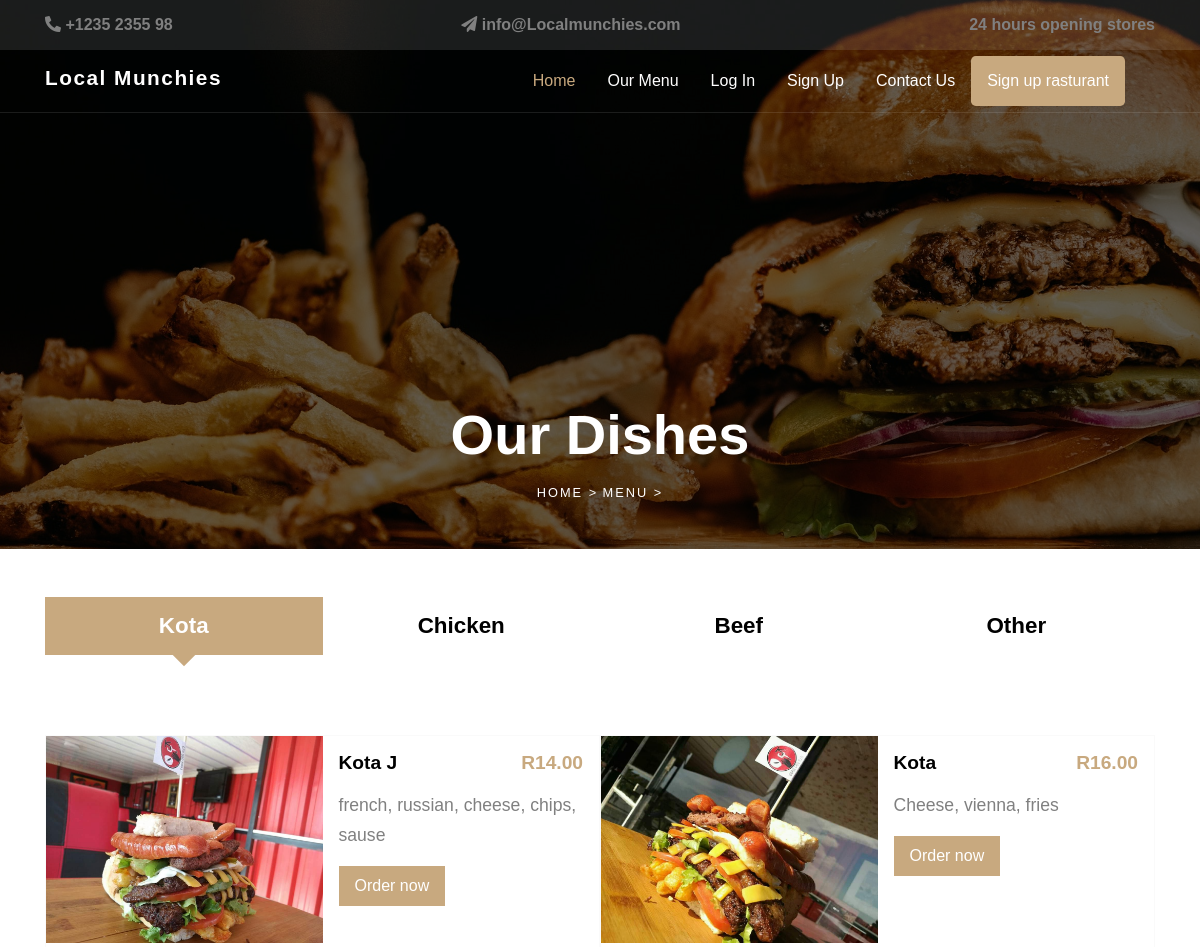
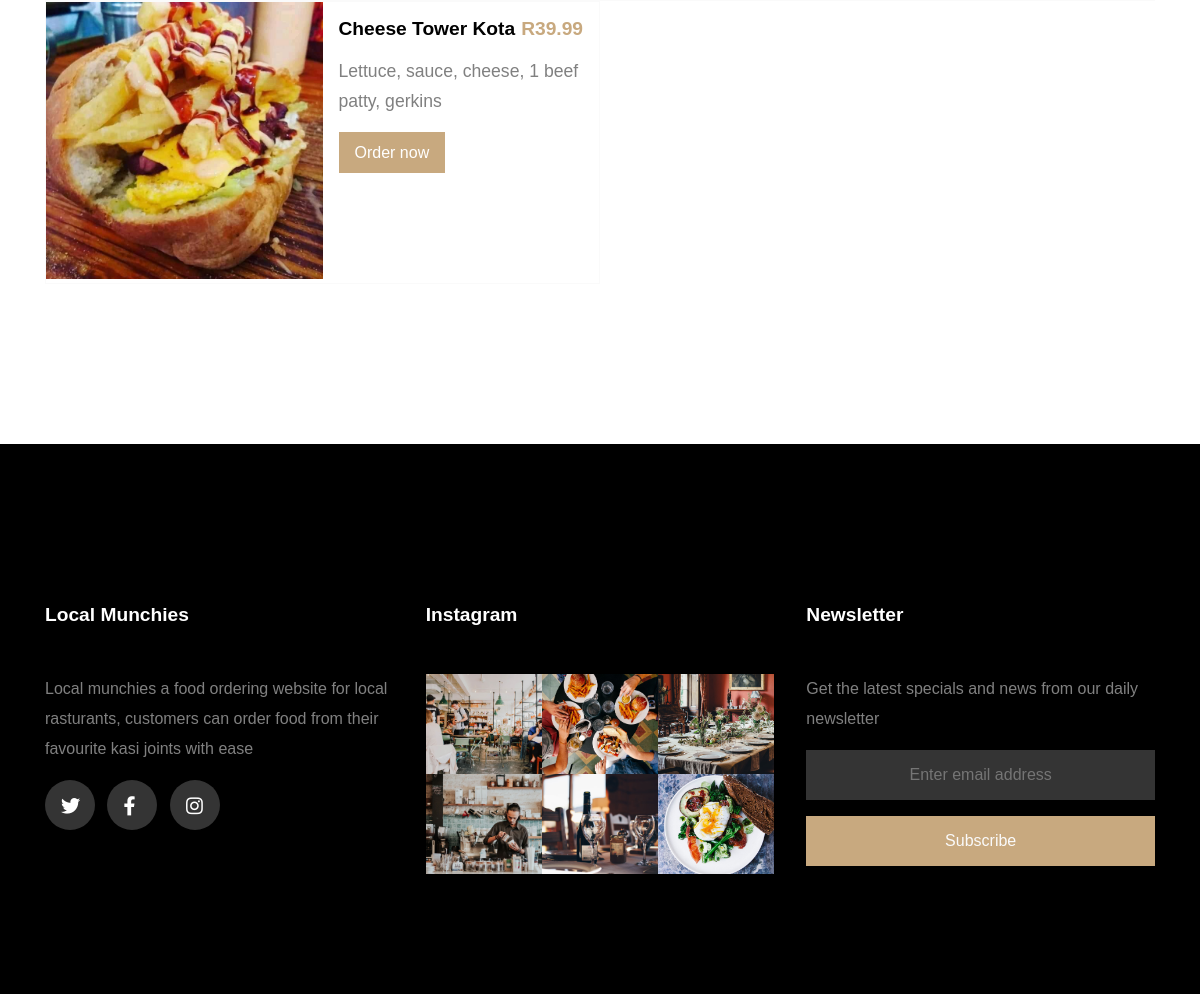
Page /menu.php on the committed database (2 pictures, top to bottom).
### tables this page shows
CREATE TABLE `menu` (
  `food_id` int(11) NOT NULL,
  `storeID` int(11) NOT NULL,
  `cuisine_id` int(11) NOT NULL,
  `food_name` varchar(255) NOT NULL,
  `food_desc` text NOT NULL,
  `food_price` decimal(10,2) NOT NULL,
  `food_img` varchar(255) NOT NULL
);

### menu.php (the view, shortened to what this page needs)
<?php
include './templates/header.php';
include './database/dbconn.php';
?>
<section class="menu-hero hero">
    <header>
        <?php include './templates/navbar.php'; ?>
    </header>
    <div class="hero-contents">
        <h1>Our Dishes</h1>
        <div class="hero-links">
            <a href="index.php">Home ></a>
            <a href="menu.php">Menu ></a>
        </div>
    </div>
</section>
<section class="menu-section">
    <div class="menu-contents contents">
        <div class="container">
            <div class="tab-list">
                <div class="tabs">
                    <li data-target="#breakfast" class="tab p-active"><span></span>Kota</li>
                    <li data-target="#lunch" class="tab"><span></span>Chicken</li>
                    <li data-target="#dinner" class="tab"><span></span>Beef</li>
                    <li data-target="#drinks" class="tab"><span></span>Other</li>
                </div>
            </div>
            <div class="breakfast panel p-active" id="breakfast">
                <div class="menu-items">
                    <form action="">
                        <?php
                        $sql = "SELECT * FROM menu WHERE cuisine_id='1'";
                        $results = mysqli_query($conn, $sql);
                        $menuItems = mysqli_fetch_all($results, MYSQLI_ASSOC);
                        ?>
                        <?php foreach ($menuItems as $menuItem) : ?>
                            <div class="menu-item">
                                <div class="menu-img img-1">
                                    <img src="./images/<?php echo $menuItem['food_img'] ?>" alt="" srcset="">
                                </div>
                                <div class="menu-description">
                                    <h4><?php echo $menuItem['food_name'] ?> <span>R<?php echo $menuItem['food_price'] ?></span></h4>
                                    <p><?php echo $menuItem['food_desc'] ?></p>
                                    <div class="order-btn btn">
                                        <a href="about.php?id=<?php echo $menuItem['food_id']; ?>">Order now</a>
                                    </div>
                                </div>
                            </div>
                        <?php endforeach ?>
                    </form>
                </div>
            </div>
        </div>
    </div>
</section>
<?php include './templates/footer.php'; ?>

### templates/header.php (shortened to what this page needs)
<!DOCTYPE html>
<html lang="en">
<head>
    <link rel="stylesheet" href="./css/slick.css">
    <link rel="stylesheet" href="./css/slick-theme.css">
    <link rel="stylesheet" href="./css/aos.css">
    <link rel="stylesheet" href="./css/jquery.datetimepicker.css">
    <link rel="stylesheet" href="./css/jquery.timepicker.min.css">
    <link rel="stylesheet" href="./css/sass/main.css?<?php echo time(); ?>">
    <link rel="stylesheet" href="./fonts/css/all.css">
</head>
<body>

### templates/navbar.php (shortened to what this page needs)
<section class="top-descriptions">
    <div class="container">
        <div class="top-content">
            <div class="cell-no"><i class="fas fa-phone-alt"></i> +1235 2355 98</div>
            <div class="email-address"><i class="fas fa-paper-plane"></i> info@Localmunchies.com</div>
            <div class="open-hours">24 hours opening stores</div>
        </div>
    </div>
</section>
<section class="nav-section">
    <nav>
        <div class="container">
            <span class="logo">
                Local Munchies
            </span>
            <ul>
                <div class="container">
                    <?php if (isset($_SESSION['id'])) : ?>
                        <li><a href="index.php" class="active">Home</a></li>
                        <li><a href="menu.php">Our Menu</a></li>
                        <li><a href="account.php">My Account</a></li>
                        <li><a href="myorders.php">My Orders</a></li>
                        <li>
                            <a href="cart.php">
                                <i class="fa fa-shopping-cart" aria-hidden="true"></i>
                                <span class="cartCount">
                                    <?php if (isset($_SESSION['cart'])): ?>
                                        <?php $count = count($_SESSION['cart']); ?>
                                        <?php echo $count ?>
                                    <?php else:  ?>
                                        <?php echo 0; ?>
                                    <?php endif ?>
                                </span>
                            </a>
                        </li>
                        <li><a href="contact.php">Contact Us</a></li>
                    <?php else : ?>
                        <li><a href="index.php" class="active">Home</a></li>
                        <li><a href="menu.php">Our Menu</a></li>
                        <li><a href="login.php">Log In</a></li>
                        <li><a href="signup.php">Sign Up</a></li>
                        <li><a href="contact.php">Contact Us</a></li>
                        <li class="book-table"><a href="book.php">Sign up rasturant</a></li>
                    <?php endif ?>
                </div>
            </ul>
        </div>
    </nav>
</section>

### templates/footer.php (shortened to what this page needs)
    <footer>
        <div class="container">
            <div class="footer-content">
                <div class="footer-items">
                    <div class="item-1">
                        <h4>Local Munchies</h4>
                        <p>Local munchies a food ordering website for local rasturants, customers can order food from their favourite kasi joints with ease</p>
                        <div class="social-icons">
                            <i class="fab fa-twitter"></i>
                            <i class="fab fa-facebook-f"></i>
                            <i class="fab fa-instagram"></i>
                        </div>
                    </div>
                    <div class="item-3">
                        <h4>Instagram</h4>
                        <div class="item-imgs">
                            <div class="insta-imgs-1">
                                <a href="#" class="img-1"></a>
                                <a href="#" class="img-2"></a>
                                <a href="#" class="img-3"></a>
                            </div>
                            <div class="insta-imgs-2">
                                <a href="#" class="img-4"></a>
                                <a href="#" class="img-5"></a>
                                <a href="#" class="img-6"></a>
                            </div>
                        </div>
                    </div>
                    <div class="item-4">
                        <h4>Newsletter</h4>
                        <p>Get the latest specials and news from our daily newsletter</p>
                        <input type="text" class="ipt" placeholder="Enter email address">
                        <input type="submit" class="btn" placeholder="Subscribe" value="Subscribe">
                    </div>
                </div>
            </div>
        </div>
    </footer>
</body>
</html>

### rows in the picture
menu: food_img (picture), food_name "Kota J", food_price "14.00", food_desc "french, russian, cheese, chips, sause"
menu: food_img (picture), food_name "Kota", food_price "16.00", food_desc "Cheese, vienna, fries"
menu: food_img (picture), food_name "Cheese Tower Kota", food_price "39.99", food_desc "Lettuce, sauce, cheese, 1 beef patty, gerkins"
